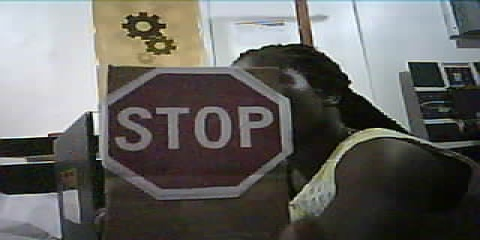
#> input picture resources/stop_ref.jpg, 480 x 240 px
$ python -i object_detection_module.py   (imports and definitions only)
#> lines starting #> are read from the running program, lines starting #| are printed output that depends on the picture; after the words box and inside, x2 and y2 are one past the last pixel; in counts of white or black regions, pixels touching at a corner belong together
import time
import cv2
#
import utilis


PATH = "resources/"
KNOWN_DISTANCE = 15.8 # centimeter
# width of face in the real world or Object Plane
KNOWN_STOP_WIDTH = 7.1 # centimeter
#
# # Colors
GREEN = (0, 255, 0)
RED = (0, 0, 255)
WHITE = (255, 255, 255)
fonts = cv2.FONT_HERSHEY_COMPLEX


# # stop detector object
stop_detector = cv2.CascadeClassifier(PATH + "cascade_stop_sign.xml")
traffic_light_detector = cv2.CascadeClassifier(PATH + "haar_xml_07_19.xml")

# # reading reference image from directory
# [1 line not run here, left out]


classFile = PATH + 'coco.names'
faceCascade = cv2.CascadeClassifier(PATH + "haarcascade_russian_plate_number.xml")

# [2 lines not run here, left out]

configPath = PATH + 'ssd_mobilenet_v3_large_coco_2020_01_14.pbtxt'
weightPath = PATH + 'frozen_inference_graph.pb'

# [1 line that did not run here, left out]

# [4 lines not run here, left out]

thres = 0.5 #Threshold to detect object


# # focal length finder function
def focal_length(measured_distance, real_width, width_in_rf_image):
    focal_length_value = (width_in_rf_image * measured_distance) / real_width
    return focal_length_value


def distance_finder(focal_length_param, real_stop_width, stop_width_in_frame):
    distance = (real_stop_width * focal_length_param) / stop_width_in_frame
    return distance


def stop_data(image):
    stop_width = 0
    gray_image = cv2.cvtColor(image, cv2.COLOR_BGR2GRAY)
    stop = stop_detector.detectMultiScale(gray_image, 1.3, 5)
    for (x, y, h, w) in stop:
        cv2.rectangle(image, (x, y), (x + w, y + h), RED, 1)
        stop_width = w

    return stop_width


def traffic_data(image):
    traffic_width = 0
    gray_image = cv2.cvtColor(image, cv2.COLOR_BGR2GRAY)
    traffic_light = traffic_light_detector.detectMultiScale(gray_image, 1.3, 5)
    for (x, y, h, w) in traffic_light:
        cropped_image = image[y:y+h+30, x:x + w+30]
        # utilis.detect_red_color(cropped_image)
        cv2.rectangle(image, (x, y), (x + w, y + h), (255, 0, 255), 3)
        traffic_width = w

    # cv2.imshow("traffic", image)
    return traffic_width


# [1 line that did not run here, left out]

# [1 line that did not run here, left out]


def calc_traffic_sign_distance(img):

    image = img
    movement_status = 1
    distance = 0

    stop_width_in_frame = stop_data(image)
    traffic_width_in_frame = traffic_data(image)

    if stop_width_in_frame != 0:
        distance = distance_finder(focal_length_found, KNOWN_STOP_WIDTH, stop_width_in_frame)
        # Drwaing Text on the screen
        cv2.putText(
            img, f"Distance = {round(distance,2)} CM", (50, 50), fonts, 1, RED, 1
        )
        if distance <= 40:
            print("Robot within traffic sign zone... Stopped")
            movement_status = 0
        else:
            print("Stop sign detected. Still approaching")
            movement_status = 1

    return movement_status


def detect_objects(img):
    movement_status = calc_traffic_sign_distance(img)
    class_ids, confs, bbox = net.detect(img, confThreshold=0.5)

    if len(class_ids) != 0:  # or classId < (len(class_ids)-1):

        for classId, confidence, box in zip(class_ids.flatten(), confs.flatten(), bbox):
            confidence = confidence * 100
            if classId == 3 or classId == 1 or classId == 10 or classId == 13:
                if confidence > 60:
                    if classId == 1:
                        movement_status = 2
                    else:
                        movement_status = 0
                    cv2.rectangle(img, box, color=(0, 255, 0), thickness=1)

                    cv2.putText(img, classNames[classId-1], (box[0]+10, box[1]+30),
                                cv2.FONT_HERSHEY_COMPLEX, 1, (0, 255, 0), 1)
                    # cv2.putText(img, str(round(confidence, 2)), (box[2] - 40, box[1] + 30),
                    #             cv2.FONT_HERSHEY_COMPLEX, 1, (0, 255, 0), 2)
                    # cv2.putText(img, str(count), (40, 70),
                    #             cv2.FONT_HERSHEY_COMPLEX, 1, (0, 255, 0), 2)
    return movement_status

>>> import cv2
>>> picture = cv2.imread('resources/stop_ref.jpg')
#> picture is the input picture: shape (240, 480, 3); mean B, G, R 97.4, 100.8, 101.8
>>> result = calc_traffic_sign_distance(picture)
#> in stop_data, `gray_image = cv2.cvtColor(image, cv2.COLOR_BGR2GRAY)`:
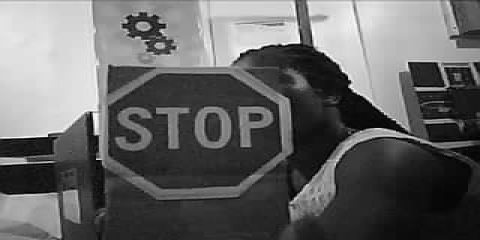
#> gray_image: shape (240, 480); min 0, max 254, mean 100.7
#> in stop_data, `stop = stop_detector.detectMultiScale(gray_image, 1.3, 5)`: stop = [[100, 40, 169, 169]]
#> the loop in stop_data, `for (x, y, h, w) in stop:` made 1 pass
#> (x, y, h, w, stop_width) on pass 1: (100, 40, 169, 169, 169)
#> after the loop in stop_data, `for (x, y, h, w) in stop:`:
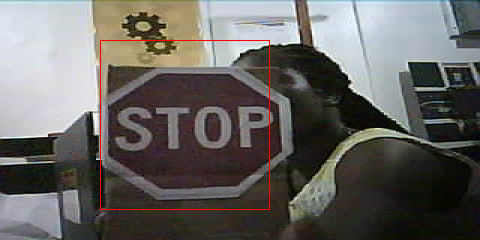
#> image: shape (240, 480, 3); 0.59% of pixels changed, all inside (x1, y1, x2, y2) = (100, 40, 270, 210)
#> in calc_traffic_sign_distance, `stop_width_in_frame = stop_data(image)`: stop_width_in_frame = 169
#> in traffic_data, `traffic_light = traffic_light_detector.detectMultiScale(gray_image, 1...`: traffic_light = ()
#> in calc_traffic_sign_distance, `traffic_width_in_frame = traffic_data(image)`: traffic_width_in_frame = 0
#> (the run stopped early here; a loop or call above may not have finished)
